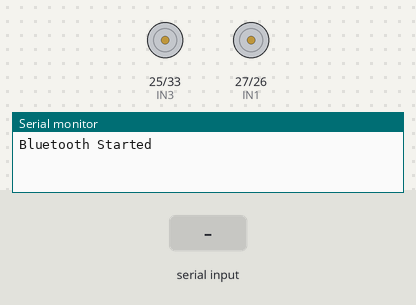
The sketch below on a simulated ESP32. On the bench: motor-driver pin pairs drawn as motors (green arrow = first pin HIGH = forward, orange = second pin HIGH = backward, longer = more drive), the last lines printed to the serial monitor. The test bench sets the inputs (shaded band). Nothing arrives over Bluetooth unless stated.

Above: at 1.2 s.
1.3 s: "F" received over the second serial link
At 2.3 s:
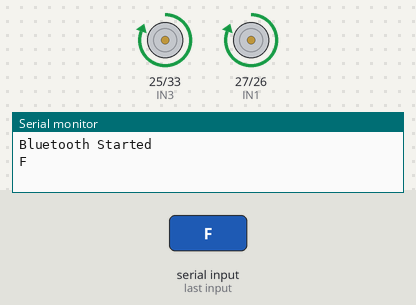
2.8 s: "B" received over the second serial link
At 3.5 s:
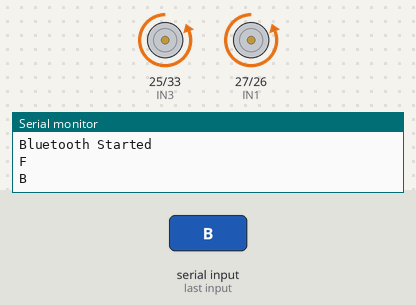
4.3 s: "L" received over the second serial link
At 4.6 s:
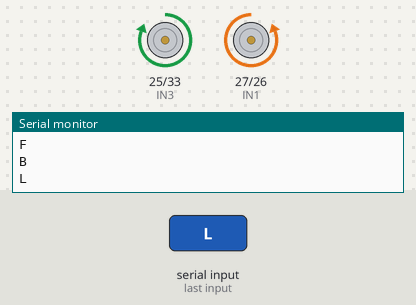
5.8 s: "R" received over the second serial link
At 7.0 s:
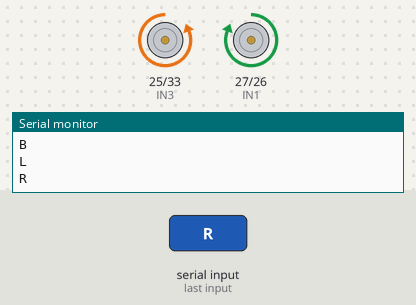
Timing chart, 0 to 8.3 s (numbered marks = the images above; inputs shaded):
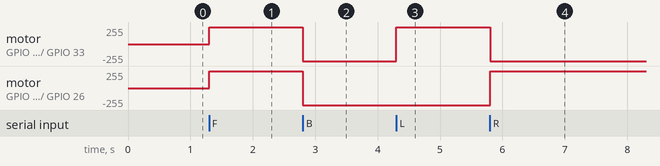

Measured:
- after the input at 1.3 s, motor on GPIO 25 (IN3) / GPIO 33 (IN4), motor on GPIO 27 (IN1) / GPIO 26 (IN2): stopped → forward 255/255 at once
- after the input at 2.8 s, motor on GPIO 25 (IN3) / GPIO 33 (IN4), motor on GPIO 27 (IN1) / GPIO 26 (IN2): forward 255/255 → backward 255/255 at once
- after the input at 4.3 s, motor on GPIO 25 (IN3) / GPIO 33 (IN4): backward 255/255 → forward 255/255 at once
- after the input at 5.8 s, motor on GPIO 25 (IN3) / GPIO 33 (IN4): forward 255/255 → backward 255/255 at once; motor on GPIO 27 (IN1) / GPIO 26 (IN2): backward 255/255 → forward 255/255 at once

The sketch:

ESP32_Bluetooth_Robot.ino
```cpp
#include "BluetoothSerial.h"

BluetoothSerial SerialBT;

// LEFT MOTOR
const int IN1 = 27;
const int IN2 = 26;

// RIGHT MOTOR
const int IN3 = 25;
const int IN4 = 33;

void setup() {

  Serial.begin(115200);

  pinMode(IN1, OUTPUT);
  pinMode(IN2, OUTPUT);

  pinMode(IN3, OUTPUT);
  pinMode(IN4, OUTPUT);

  // Bluetooth Name
  SerialBT.begin("ESP32_CAR");

  Serial.println("Bluetooth Started");
}

void loop() {

  if (SerialBT.available()) {

    char command = SerialBT.read();

    Serial.println(command);

    switch(command) {

      case 'F':   // FORWARD

        digitalWrite(IN1, HIGH);
        digitalWrite(IN2, LOW);

        digitalWrite(IN3, HIGH);
        digitalWrite(IN4, LOW);

        break;

      case 'B':   // BACKWARD

        digitalWrite(IN1, LOW);
        digitalWrite(IN2, HIGH);

        digitalWrite(IN3, LOW);
        digitalWrite(IN4, HIGH);

        break;

      case 'L':   // LEFT

        digitalWrite(IN1, LOW);
        digitalWrite(IN2, HIGH);

        digitalWrite(IN3, HIGH);
        digitalWrite(IN4, LOW);

        break;

      case 'R':   // RIGHT

        digitalWrite(IN1, HIGH);
        digitalWrite(IN2, LOW);

        digitalWrite(IN3, LOW);
        digitalWrite(IN4, HIGH);

        break;

      case 'S':   // STOP

        digitalWrite(IN1, LOW);
        digitalWrite(IN2, LOW);

        digitalWrite(IN3, LOW);
        digitalWrite(IN4, LOW);

        break;
    }
  }
}
```
